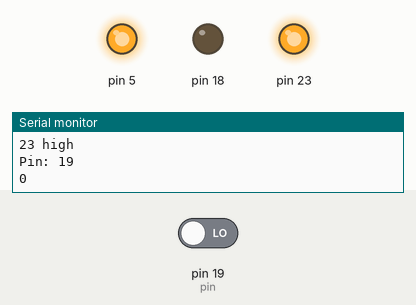
Simulated run of this sketch. Board: Arduino Mega 2560, built with avr-gcc and run on an emulated ATmega2560. On the bench: output pins drawn as LEDs (lit = HIGH), the last lines printed to the serial monitor. The test bench sets the inputs (shaded band); at power-on: pin 19 (pin) LOW.

Above: at 1.5 s.
At 4.5 s:
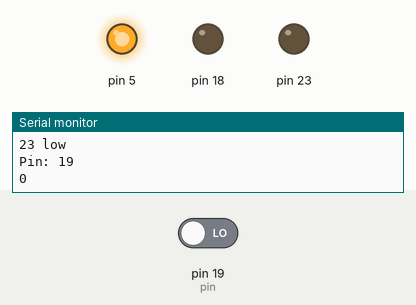
Timing chart, 0 to 7.8 s (numbered marks = the images above):
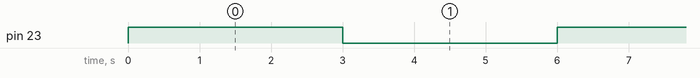

Measured:
- by itself, pin 23: alternates HIGH for 3.0 s and LOW for 3.0 s

The sketch:

TestPins.ino
```cpp
#include <SPI.h>

void setup()
{
  Serial.begin(9600);

  // Temporary fix: pull original CS high to "output enable" the buffers
  //pinMode(5, OUTPUT);
  //digitalWrite(5, LOW);
  //delay(2000);

  Serial.println("test start");

  Serial.println("CS (5) high");
  pinMode(5, OUTPUT);
  digitalWrite(5, HIGH);

  pinMode(18, OUTPUT);
  pinMode(19, INPUT);
  pinMode(23, OUTPUT);

}

void loop()
{
  int pin;
  Serial.println("23 high");
  digitalWrite(23, HIGH);

  pin = 19;
  Serial.print("Pin: ");
  Serial.println(pin);
  //pinMode(pin, INPUT);
  Serial.println(digitalRead(pin));
  delay(3000);

  Serial.println("23 low");
  digitalWrite(23, LOW);

  pin = 19;
  Serial.print("Pin: ");
  Serial.println(pin);
  //pinMode(pin, INPUT);
  Serial.println(digitalRead(pin));
  delay(3000);


  // pinMode(pin, OUTPUT);
  // Serial.println("LOW");
  // digitalWrite(pin, LOW);
  // delay(3000);
  // Serial.println("HIGH");
  // digitalWrite(pin, HIGH);
  // delay(3000);

  // Serial.println("CS (5) low");
  // pinMode(5, OUTPUT);
  // pinMode(5, LOW);

  // Serial.print("Pin: ");
  // Serial.println(pin);
  // pinMode(pin, OUTPUT);
  // Serial.println("LOW");
  // digitalWrite(pin, LOW);
  // delay(3000);
  // Serial.println("HIGH");
  // digitalWrite(pin, HIGH);
  // delay(3000);

}
```
